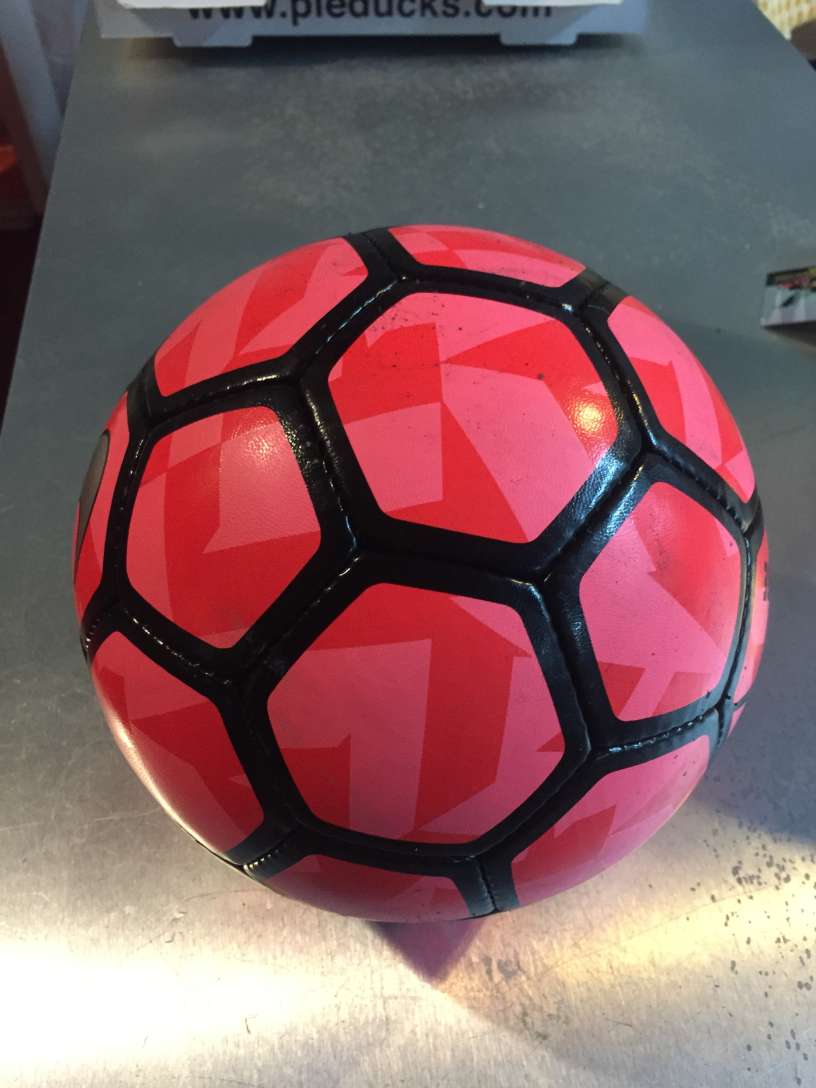
#> input picture src/ball-tracking/IMG_1964.JPG, 2448 x 3264 px (shown at 1/3 size); its folder holds only this picture in this run
$ python -i objectTrack.py   (imports and definitions only)
#> lines starting #> are read from the running program, lines starting #| are printed output that depends on the picture; after the words box and inside, x2 and y2 are one past the last pixel; in counts of white or black regions, pixels touching at a corner belong together
# import the necessary packages
from collections import deque
from imutils.video import VideoStream
import numpy as np
import argparse
import cv2
import imutils
import time
import os


frames=[]
saveFrames=True

def writeFrames( filename ):
	# write video from numpy arrays via cv2
	out = cv2.VideoWriter(filename, cv2.VideoWriter_fourcc(*"mp4v"), 30, (512,512))
	for frame in frames:
		out.write(frame)

	out.release()
	# reencode video with ffmpeg
	os.system("ffmpeg -y -i " + filename + " -vcodec libx264 " + filename + "&>/dev/null")

def trackVideo( filename ):
#> called with filename = 'ball-tracking/IMG_1964.JPG'
	raw = np.zeros(shape=(100,3))
	count = 0

	# define the lower and upper boundaries of the "green"
	# ball in the HSV color space, then initialize the
	# list of tracked points
	greenLower = (29, 86, 6)
	greenUpper = (64, 255, 255)

	pts = deque(maxlen=100)
	vs = cv2.VideoCapture(filename)


	# keep looping
	while True:
		# grab the current frame
		(grabbed, frame) = vs.read()
#> frame is the input picture: shape (3264, 2448, 3); mean B, G, R 100.7, 97.5, 135.2
		# handle the frame from VideoCapture or VideoStream
		# if we are viewing a video and we did not grab a frame,
		# then we have reached the end of the video
		if not grabbed:
			break
		# resize the frame, blur it, and convert it to the HSV
		# color space
		#frame = imutils.resize(frame)

		hsv = cv2.cvtColor(frame, cv2.COLOR_BGR2HSV)
#> hsv: shape (3264, 2448, 3); mean H, S, V 105.1, 84.3, 141.1
		# construct a mask for the color "green", then perform
		# a series of dilations and erosions to remove any small
		# blobs left in the mask
		mask = cv2.inRange(hsv, greenLower, greenUpper)
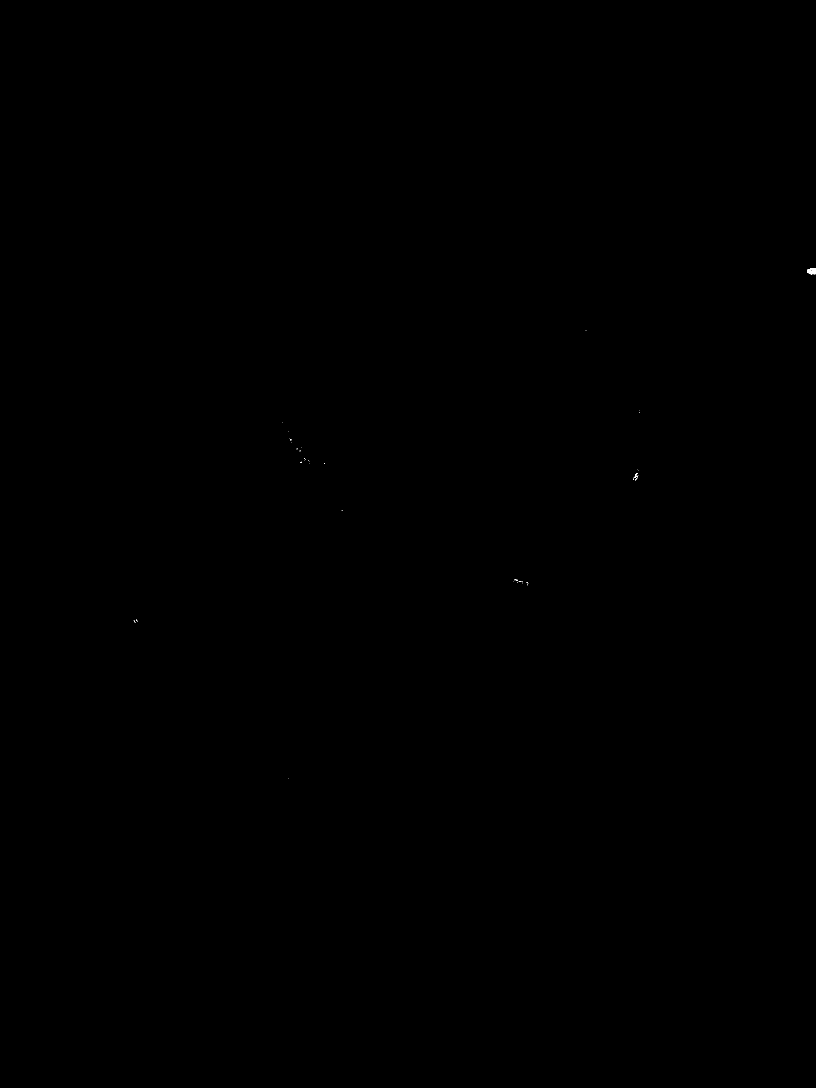
#> mask: shape (3264, 2448) (shown at 1/3 size); 0.01% white; 46 white regions (43 under 20 px), largest, box (x1, y1, x2, y2) and area: (2421, 804, 2448, 823) 373, (1900, 1427, 1915, 1435) 31, (1906, 1419, 1914, 1427) 27
		mask = cv2.erode(mask, None, iterations=2)
#> mask: shape (3264, 2448); 0% white; 1 white region, box (x1, y1, x2, y2) and area: (2428, 806, 2448, 821) 153
		mask = cv2.dilate(mask, None, iterations=2)
#> mask: shape (3264, 2448); 0% white; 1 white region

		# find contours in the mask and initialize the current
		# (x, y) center of the ball
		cnts = cv2.findContours(mask.copy(), cv2.RETR_EXTERNAL,
		cv2.CHAIN_APPROX_SIMPLE)
#> cnts = 1 contour; box (x1, y1, x2, y2) and area: (2426, 804, 2448, 823) 262
		cnts = imutils.grab_contours(cnts)
		center = None
		# only proceed if at least one contour was found
		if len(cnts) > 0:
			# find the largest contour in the mask, then use
			# it to compute the minimum enclosing circle and
			# centroid
			c = max(cnts, key=cv2.contourArea)
#> c = contour of 29 points, box (x1, y1, x2, y2) (2426, 804, 2448, 823), area 262
			((x, y), radius) = cv2.minEnclosingCircle(c)
#> x = 2437.2; y = 812.5; radius = 12.96
			M = cv2.moments(c)
#> M = moments, m00 262.5, centre m10/m00, m01/m00 = (2438.5, 813.3)
			center = (int(M["m10"] / M["m00"]), int(M["m01"] / M["m00"]))
#> center = (2438, 813)
			# only proceed if the radius meets a minimum size
			if radius > 1:
				#Add the tracked values to raw for later processing
				raw[count] = [x,y,radius]
				count+=1
				# draw the circle and centroid on the frame,
				# then update the list of tracked points
				cv2.circle(frame, (int(x), int(y)), int(radius),
					(0, 0, 255), 2)
				cv2.circle(frame, center, 5, (0, 0, 255), -1)
		# update the points queue
		pts.appendleft(center)


	# loop over the set of tracked points
		for i in range(1, len(pts)):
			# if either of the tracked points are None, ignore
			# them
			if pts[i - 1] is None or pts[i] is None:
				continue
			# otherwise, compute the thickness of the line and
			# draw the connecting lines
			thickness = int(np.sqrt(100 / float(i + 1)) * 2.5)
			cv2.line(frame, pts[i - 1], pts[i], (0, 0, 255), thickness)

		#Save current frame to global array if enabled
		if saveFrames:
			frames.append(frame)

		key = cv2.waitKey(1) & 0xFF
#> (key q is pressed here)
		# if the 'q' key is pressed, stop the loop
		if key == ord("q"):
			break

	vs.release()
	print(len(frames))
#| 1

	return raw

>>> result = trackVideo('ball-tracking/IMG_1964.JPG')
